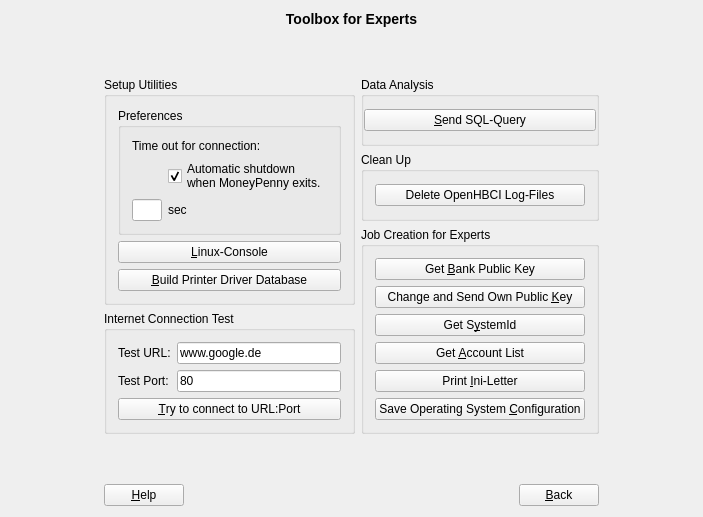
<?xml version="1.0" encoding="UTF-8"?>
<ui version="4.0">
 <comment>This Widget is used to deal with general tasks realted to HBCI. 
All actions that can be completed here may also be solved in the guihbciwizard widget</comment>
 <class>GuiTools</class>
 <widget class="QWidget" name="GuiTools">
  <property name="geometry">
   <rect>
    <x>0</x>
    <y>0</y>
    <width>703</width>
    <height>517</height>
   </rect>
  </property>
  <property name="windowTitle">
   <string>GuiToolsBase</string>
  </property>
  <layout class="QGridLayout" name="gridLayout_3">
   <item row="0" column="1" colspan="2">
    <widget class="QLabel" name="textLabel1">
     <property name="text">
      <string>&lt;h3&gt;Toolbox for Experts&lt;/h3&gt;</string>
     </property>
     <property name="alignment">
      <set>Qt::AlignCenter</set>
     </property>
     <property name="wordWrap">
      <bool>true</bool>
     </property>
    </widget>
   </item>
   <item row="1" column="1">
    <spacer>
     <property name="orientation">
      <enum>Qt::Vertical</enum>
     </property>
     <property name="sizeType">
      <enum>QSizePolicy::Expanding</enum>
     </property>
     <property name="sizeHint" stdset="0">
      <size>
       <width>20</width>
       <height>5</height>
      </size>
     </property>
    </spacer>
   </item>
   <item row="2" column="0">
    <spacer>
     <property name="orientation">
      <enum>Qt::Horizontal</enum>
     </property>
     <property name="sizeType">
      <enum>QSizePolicy::Expanding</enum>
     </property>
     <property name="sizeHint" stdset="0">
      <size>
       <width>16</width>
       <height>20</height>
      </size>
     </property>
    </spacer>
   </item>
   <item row="2" column="1" rowspan="2" colspan="2">
    <layout class="QHBoxLayout" name="horizontalLayout">
     <item>
      <layout class="QVBoxLayout" name="verticalLayout_5">
       <item>
        <widget class="QGroupBox" name="groupBox2">
         <property name="sizePolicy">
          <sizepolicy hsizetype="Preferred" vsizetype="Preferred">
           <horstretch>1</horstretch>
           <verstretch>0</verstretch>
          </sizepolicy>
         </property>
         <property name="title">
          <string>Setup Utilities</string>
         </property>
         <layout class="QVBoxLayout" name="verticalLayout_2">
          <item>
           <widget class="QGroupBox" name="groupBox5_2">
            <property name="sizePolicy">
             <sizepolicy hsizetype="Preferred" vsizetype="Preferred">
              <horstretch>1</horstretch>
              <verstretch>0</verstretch>
             </sizepolicy>
            </property>
            <property name="maximumSize">
             <size>
              <width>32767</width>
              <height>32767</height>
             </size>
            </property>
            <property name="title">
             <string>Preferences</string>
            </property>
            <property name="checked">
             <bool>false</bool>
            </property>
            <layout class="QGridLayout" name="gridLayout_2">
             <item row="1" column="0" colspan="2">
              <widget class="QLabel" name="textLabel1_3">
               <property name="text">
                <string>Time out for connection:</string>
               </property>
               <property name="wordWrap">
                <bool>false</bool>
               </property>
              </widget>
             </item>
             <item row="3" column="0">
              <widget class="QLineEdit" name="lineEditTimeOut">
               <property name="sizePolicy">
                <sizepolicy hsizetype="Fixed" vsizetype="Fixed">
                 <horstretch>0</horstretch>
                 <verstretch>0</verstretch>
                </sizepolicy>
               </property>
               <property name="minimumSize">
                <size>
                 <width>30</width>
                 <height>0</height>
                </size>
               </property>
               <property name="maximumSize">
                <size>
                 <width>30</width>
                 <height>32767</height>
                </size>
               </property>
               <property name="inputMask">
                <string>00; </string>
               </property>
               <property name="text">
                <string/>
               </property>
              </widget>
             </item>
             <item row="3" column="1">
              <widget class="QLabel" name="textLabel2_3">
               <property name="text">
                <string>sec</string>
               </property>
               <property name="wordWrap">
                <bool>false</bool>
               </property>
              </widget>
             </item>
             <item row="2" column="1">
              <widget class="QCheckBox" name="checkBoxShutdown">
               <property name="sizePolicy">
                <sizepolicy hsizetype="Preferred" vsizetype="Preferred">
                 <horstretch>0</horstretch>
                 <verstretch>0</verstretch>
                </sizepolicy>
               </property>
               <property name="maximumSize">
                <size>
                 <width>300</width>
                 <height>32767</height>
                </size>
               </property>
               <property name="text">
                <string>Automatic shutdown  
when MoneyPenny exits.</string>
               </property>
               <property name="checked">
                <bool>true</bool>
               </property>
              </widget>
             </item>
            </layout>
           </widget>
          </item>
          <item>
           <widget class="QPushButton" name="buttonConsole">
            <property name="text">
             <string>&amp;Linux-Console</string>
            </property>
            <property name="shortcut">
             <string>Alt+L</string>
            </property>
           </widget>
          </item>
          <item>
           <widget class="QPushButton" name="buttonBuildPrinterDriverDatabase">
            <property name="text">
             <string>&amp;Build Printer Driver Database</string>
            </property>
            <property name="shortcut">
             <string>Alt+B</string>
            </property>
           </widget>
          </item>
         </layout>
        </widget>
       </item>
       <item>
        <widget class="QGroupBox" name="groupBox5">
         <property name="sizePolicy">
          <sizepolicy hsizetype="Preferred" vsizetype="Preferred">
           <horstretch>1</horstretch>
           <verstretch>0</verstretch>
          </sizepolicy>
         </property>
         <property name="title">
          <string>Internet Connection Test</string>
         </property>
         <layout class="QGridLayout" name="gridLayout">
          <item row="0" column="0">
           <widget class="QLabel" name="textLabel1_2">
            <property name="text">
             <string>Test URL:</string>
            </property>
            <property name="wordWrap">
             <bool>false</bool>
            </property>
           </widget>
          </item>
          <item row="0" column="1">
           <widget class="QLineEdit" name="lineEditUrl">
            <property name="text">
             <string>www.google.de</string>
            </property>
           </widget>
          </item>
          <item row="1" column="0">
           <widget class="QLabel" name="textLabel2_2">
            <property name="text">
             <string>Test Port:</string>
            </property>
            <property name="wordWrap">
             <bool>false</bool>
            </property>
           </widget>
          </item>
          <item row="1" column="1">
           <widget class="QLineEdit" name="lineEditPort">
            <property name="text">
             <string>80</string>
            </property>
           </widget>
          </item>
          <item row="2" column="0" colspan="2">
           <widget class="QPushButton" name="buttonConnectionTest">
            <property name="text">
             <string>&amp;Try to connect to URL:Port</string>
            </property>
            <property name="shortcut">
             <string>Alt+T</string>
            </property>
           </widget>
          </item>
         </layout>
        </widget>
       </item>
      </layout>
     </item>
     <item>
      <layout class="QVBoxLayout" name="verticalLayout_4">
       <item>
        <widget class="QGroupBox" name="groupBoxDataAnalysis">
         <property name="sizePolicy">
          <sizepolicy hsizetype="Preferred" vsizetype="Preferred">
           <horstretch>1</horstretch>
           <verstretch>0</verstretch>
          </sizepolicy>
         </property>
         <property name="title">
          <string>Data Analysis</string>
         </property>
         <layout class="QGridLayout">
          <property name="margin">
           <number>0</number>
          </property>
          <property name="spacing">
           <number>6</number>
          </property>
          <item row="0" column="0">
           <widget class="QPushButton" name="buttonSQLQuery">
            <property name="text">
             <string>&amp;Send SQL-Query</string>
            </property>
            <property name="shortcut">
             <string>Alt+S</string>
            </property>
           </widget>
          </item>
         </layout>
        </widget>
       </item>
       <item>
        <widget class="QGroupBox" name="groupBoxCleanUp">
         <property name="title">
          <string>Clean Up</string>
         </property>
         <layout class="QVBoxLayout" name="verticalLayout_3">
          <item>
           <widget class="QPushButton" name="buttonDeleteLogFiles">
            <property name="text">
             <string>Delete OpenHBCI Log-Files</string>
            </property>
           </widget>
          </item>
         </layout>
        </widget>
       </item>
       <item>
        <widget class="QGroupBox" name="groupBox1">
         <property name="sizePolicy">
          <sizepolicy hsizetype="Preferred" vsizetype="Preferred">
           <horstretch>1</horstretch>
           <verstretch>0</verstretch>
          </sizepolicy>
         </property>
         <property name="title">
          <string>Job Creation for Experts</string>
         </property>
         <layout class="QVBoxLayout" name="verticalLayout">
          <item>
           <widget class="QPushButton" name="buttonGetKeys">
            <property name="text">
             <string>Get &amp;Bank Public Key</string>
            </property>
            <property name="shortcut">
             <string>Alt+B</string>
            </property>
           </widget>
          </item>
          <item>
           <widget class="QPushButton" name="buttonKeyChange">
            <property name="text">
             <string>Change and Send Own Public &amp;Key</string>
            </property>
            <property name="shortcut">
             <string>Alt+K</string>
            </property>
           </widget>
          </item>
          <item>
           <widget class="QPushButton" name="buttonGetSystemId">
            <property name="text">
             <string>Get S&amp;ystemId</string>
            </property>
            <property name="shortcut">
             <string>Alt+Y</string>
            </property>
           </widget>
          </item>
          <item>
           <widget class="QPushButton" name="buttonGetAccounts">
            <property name="text">
             <string>Get &amp;Account List</string>
            </property>
            <property name="shortcut">
             <string>Alt+A</string>
            </property>
           </widget>
          </item>
          <item>
           <widget class="QPushButton" name="buttonIniLetter">
            <property name="text">
             <string>Print &amp;Ini-Letter</string>
            </property>
            <property name="shortcut">
             <string>Alt+I</string>
            </property>
           </widget>
          </item>
          <item>
           <widget class="QPushButton" name="buttonSaveOsConfig">
            <property name="text">
             <string>Save Operating System &amp;Configuration</string>
            </property>
            <property name="shortcut">
             <string>Alt+C</string>
            </property>
           </widget>
          </item>
         </layout>
        </widget>
       </item>
      </layout>
     </item>
    </layout>
   </item>
   <item row="3" column="3">
    <spacer>
     <property name="orientation">
      <enum>Qt::Horizontal</enum>
     </property>
     <property name="sizeType">
      <enum>QSizePolicy::Expanding</enum>
     </property>
     <property name="sizeHint" stdset="0">
      <size>
       <width>16</width>
       <height>20</height>
      </size>
     </property>
    </spacer>
   </item>
   <item row="4" column="2">
    <spacer>
     <property name="orientation">
      <enum>Qt::Vertical</enum>
     </property>
     <property name="sizeType">
      <enum>QSizePolicy::Expanding</enum>
     </property>
     <property name="sizeHint" stdset="0">
      <size>
       <width>20</width>
       <height>5</height>
      </size>
     </property>
    </spacer>
   </item>
   <item row="5" column="1" colspan="2">
    <layout class="QHBoxLayout">
     <property name="spacing">
      <number>6</number>
     </property>
     <property name="margin">
      <number>0</number>
     </property>
     <item>
      <widget class="QPushButton" name="buttonHelp">
       <property name="text">
        <string>&amp;Help</string>
       </property>
       <property name="shortcut">
        <string>Alt+H</string>
       </property>
      </widget>
     </item>
     <item>
      <spacer>
       <property name="orientation">
        <enum>Qt::Horizontal</enum>
       </property>
       <property name="sizeType">
        <enum>QSizePolicy::Expanding</enum>
       </property>
       <property name="sizeHint" stdset="0">
        <size>
         <width>40</width>
         <height>20</height>
        </size>
       </property>
      </spacer>
     </item>
     <item>
      <widget class="QPushButton" name="buttonBack">
       <property name="text">
        <string>&amp;Back</string>
       </property>
       <property name="shortcut">
        <string>Alt+B</string>
       </property>
      </widget>
     </item>
    </layout>
   </item>
  </layout>
 </widget>
 <layoutdefault spacing="6" margin="11"/>
 <pixmapfunction>qPixmapFromMimeSource</pixmapfunction>
 <tabstops>
  <tabstop>lineEditTimeOut</tabstop>
  <tabstop>buttonConsole</tabstop>
  <tabstop>lineEditUrl</tabstop>
  <tabstop>lineEditPort</tabstop>
  <tabstop>buttonConnectionTest</tabstop>
  <tabstop>buttonSQLQuery</tabstop>
  <tabstop>buttonGetKeys</tabstop>
  <tabstop>buttonKeyChange</tabstop>
  <tabstop>buttonGetSystemId</tabstop>
  <tabstop>buttonGetAccounts</tabstop>
  <tabstop>buttonIniLetter</tabstop>
  <tabstop>buttonSaveOsConfig</tabstop>
  <tabstop>buttonHelp</tabstop>
  <tabstop>buttonBack</tabstop>
 </tabstops>
 <resources/>
 <connections/>
</ui>
